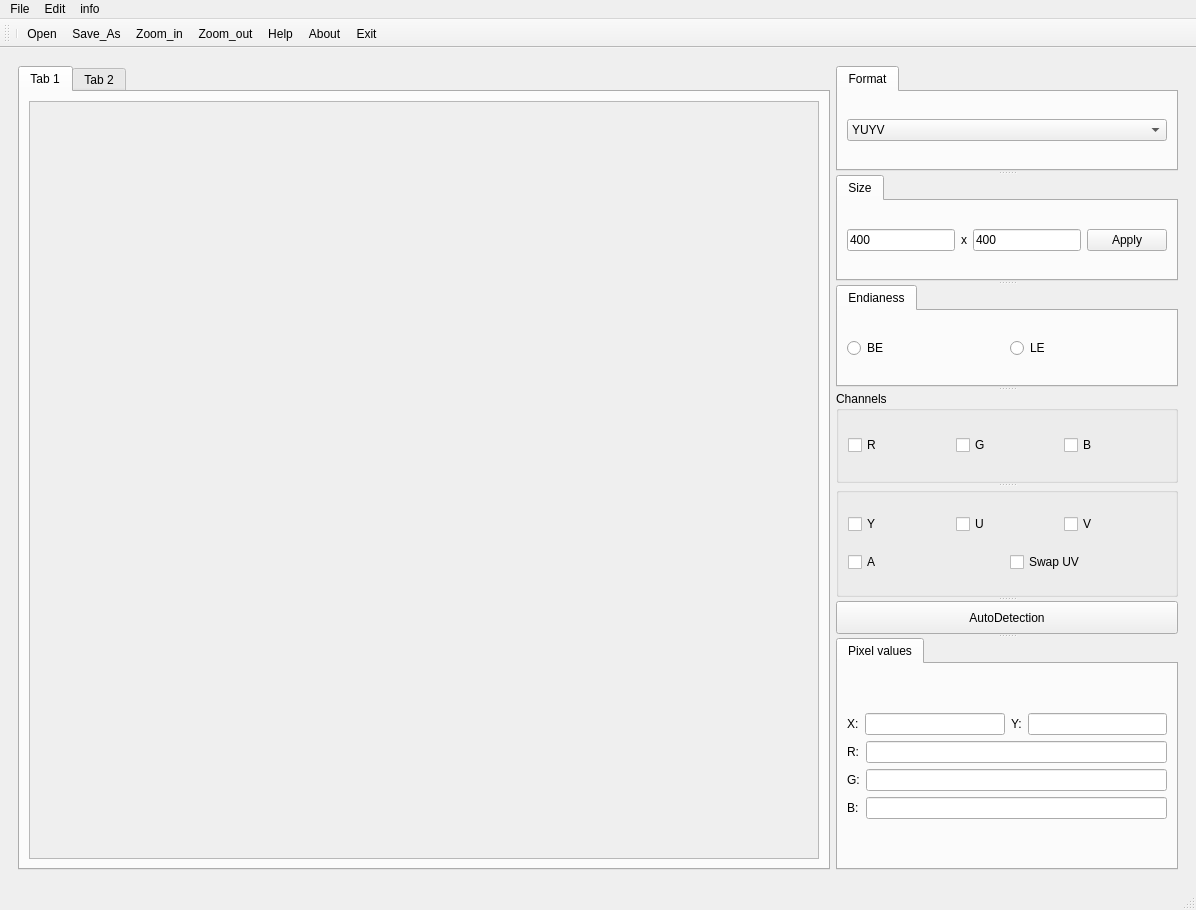
<?xml version="1.0" encoding="UTF-8"?>
<ui version="4.0">
 <class>MainWindow</class>
 <widget class="QMainWindow" name="MainWindow">
  <property name="geometry">
   <rect>
    <x>0</x>
    <y>0</y>
    <width>1196</width>
    <height>910</height>
   </rect>
  </property>
  <property name="windowTitle">
   <string>MainWindow</string>
  </property>
  <property name="styleSheet">
   <string notr="true"/>
  </property>
  <widget class="QWidget" name="centralwidget">
   <layout class="QGridLayout" name="gridLayout_4">
    <item row="0" column="0">
     <widget class="QWidget" name="widget" native="true">
      <layout class="QGridLayout" name="gridLayout_6">
       <item row="0" column="1">
        <widget class="QSplitter" name="splitter">
         <property name="orientation">
          <enum>Qt::Vertical</enum>
         </property>
         <widget class="QTabWidget" name="tabWidget_4">
          <property name="styleSheet">
           <string notr="true"/>
          </property>
          <property name="currentIndex">
           <number>0</number>
          </property>
          <widget class="QWidget" name="tab_3">
           <property name="styleSheet">
            <string notr="true"/>
           </property>
           <attribute name="title">
            <string>Format</string>
           </attribute>
           <layout class="QVBoxLayout" name="verticalLayout_2">
            <item>
             <widget class="QComboBox" name="comb_format">
              <property name="currentIndex">
               <number>0</number>
              </property>
              <item>
               <property name="text">
                <string>YUYV</string>
               </property>
              </item>
              <item>
               <property name="text">
                <string>UYVY</string>
               </property>
              </item>
              <item>
               <property name="text">
                <string>YVYU</string>
               </property>
              </item>
              <item>
               <property name="text">
                <string>VYUY</string>
               </property>
              </item>
              <item>
               <property name="text">
                <string>BGR3</string>
               </property>
              </item>
              <item>
               <property name="text">
                <string>RGB3</string>
               </property>
              </item>
              <item>
               <property name="text">
                <string>XR24</string>
               </property>
              </item>
              <item>
               <property name="text">
                <string>RGBP</string>
               </property>
              </item>
             </widget>
            </item>
           </layout>
          </widget>
         </widget>
         <widget class="QTabWidget" name="tabWidget_3">
          <property name="currentIndex">
           <number>0</number>
          </property>
          <widget class="QWidget" name="tab_2">
           <attribute name="title">
            <string>Size</string>
           </attribute>
           <layout class="QVBoxLayout" name="verticalLayout_5">
            <item>
             <layout class="QHBoxLayout" name="horizontalLayout_7">
              <item>
               <layout class="QHBoxLayout" name="horizontalLayout_2">
                <item>
                 <widget class="QLineEdit" name="LineEdit_width">
                  <property name="text">
                   <string>400</string>
                  </property>
                 </widget>
                </item>
                <item>
                 <widget class="QLabel" name="label">
                  <property name="text">
                   <string>x</string>
                  </property>
                 </widget>
                </item>
                <item>
                 <widget class="QLineEdit" name="LineEdit_height">
                  <property name="text">
                   <string>400</string>
                  </property>
                 </widget>
                </item>
               </layout>
              </item>
              <item>
               <widget class="QPushButton" name="apply_button">
                <property name="text">
                 <string>Apply</string>
                </property>
               </widget>
              </item>
             </layout>
            </item>
           </layout>
          </widget>
         </widget>
         <widget class="QTabWidget" name="tabWidget">
          <property name="currentIndex">
           <number>0</number>
          </property>
          <widget class="QWidget" name="tab">
           <attribute name="title">
            <string>Endianess</string>
           </attribute>
           <layout class="QVBoxLayout" name="verticalLayout_4">
            <item>
             <layout class="QHBoxLayout" name="horizontalLayout">
              <item>
               <widget class="QRadioButton" name="radiobutton_be">
                <property name="text">
                 <string>BE</string>
                </property>
               </widget>
              </item>
              <item>
               <widget class="QRadioButton" name="radiobutton_le">
                <property name="text">
                 <string>LE</string>
                </property>
               </widget>
              </item>
             </layout>
            </item>
           </layout>
          </widget>
         </widget>
         <widget class="QGroupBox" name="group_rgb">
          <property name="title">
           <string>Channels</string>
          </property>
          <layout class="QVBoxLayout" name="verticalLayout_6">
           <item>
            <layout class="QHBoxLayout" name="horizontalLayout_4">
             <item>
              <widget class="QCheckBox" name="checkbox_r">
               <property name="text">
                <string>R</string>
               </property>
              </widget>
             </item>
             <item>
              <widget class="QCheckBox" name="checkbox_g">
               <property name="text">
                <string>G</string>
               </property>
              </widget>
             </item>
             <item>
              <widget class="QCheckBox" name="checkbox_b">
               <property name="text">
                <string>B</string>
               </property>
              </widget>
             </item>
            </layout>
           </item>
          </layout>
         </widget>
         <widget class="QGroupBox" name="group_yuv">
          <property name="title">
           <string/>
          </property>
          <layout class="QVBoxLayout" name="verticalLayout_3">
           <item>
            <layout class="QHBoxLayout" name="horizontalLayout_6">
             <item>
              <widget class="QCheckBox" name="checkbox_y">
               <property name="text">
                <string>Y</string>
               </property>
               <property name="checked">
                <bool>false</bool>
               </property>
               <property name="tristate">
                <bool>true</bool>
               </property>
              </widget>
             </item>
             <item>
              <widget class="QCheckBox" name="checkbox_u">
               <property name="text">
                <string>U</string>
               </property>
               <property name="checked">
                <bool>false</bool>
               </property>
              </widget>
             </item>
             <item>
              <widget class="QCheckBox" name="checkbox_v">
               <property name="text">
                <string>V</string>
               </property>
               <property name="checked">
                <bool>false</bool>
               </property>
              </widget>
             </item>
            </layout>
           </item>
           <item>
            <layout class="QHBoxLayout" name="horizontalLayout_5">
             <item>
              <widget class="QCheckBox" name="checkbox__a_yuv">
               <property name="text">
                <string>A</string>
               </property>
              </widget>
             </item>
             <item>
              <widget class="QCheckBox" name="checkbox_swap">
               <property name="text">
                <string>Swap UV</string>
               </property>
              </widget>
             </item>
            </layout>
           </item>
          </layout>
         </widget>
         <widget class="QPushButton" name="pushbutton_autodetection">
          <property name="text">
           <string>AutoDetection</string>
          </property>
         </widget>
         <widget class="QTabWidget" name="tabWidget_2">
          <property name="currentIndex">
           <number>0</number>
          </property>
          <widget class="QWidget" name="tab_PValues">
           <attribute name="title">
            <string>Pixel values</string>
           </attribute>
           <layout class="QGridLayout" name="gridLayout_2">
            <item row="0" column="0">
             <layout class="QVBoxLayout" name="verticalLayout">
              <item>
               <layout class="QHBoxLayout" name="horizontalLayout_3">
                <item>
                 <widget class="QLabel" name="txt_PixelValue_X">
                  <property name="text">
                   <string>X:</string>
                  </property>
                 </widget>
                </item>
                <item>
                 <widget class="QLineEdit" name="UserInput_PixelValue_X"/>
                </item>
                <item>
                 <widget class="QLabel" name="txt_PixelValue_Y">
                  <property name="text">
                   <string>Y:</string>
                  </property>
                 </widget>
                </item>
                <item>
                 <widget class="QLineEdit" name="UserInput_PixelValue_Y"/>
                </item>
               </layout>
              </item>
              <item>
               <layout class="QGridLayout" name="gridLayout_5">
                <item row="2" column="1">
                 <widget class="QLineEdit" name="UserInput_PixelValue_B"/>
                </item>
                <item row="1" column="0">
                 <widget class="QLabel" name="txt_PixelValue_G">
                  <property name="text">
                   <string>G:</string>
                  </property>
                 </widget>
                </item>
                <item row="0" column="0">
                 <widget class="QLabel" name="txt_PixelValue_R">
                  <property name="text">
                   <string>R:</string>
                  </property>
                 </widget>
                </item>
                <item row="1" column="1">
                 <widget class="QLineEdit" name="UserInput_PixelValue_G"/>
                </item>
                <item row="0" column="1">
                 <widget class="QLineEdit" name="UserInput_PixelValue_R"/>
                </item>
                <item row="2" column="0">
                 <widget class="QLabel" name="txt_PixelValue_B">
                  <property name="text">
                   <string>B:</string>
                  </property>
                 </widget>
                </item>
               </layout>
              </item>
             </layout>
            </item>
           </layout>
          </widget>
         </widget>
        </widget>
       </item>
       <item row="0" column="0">
        <widget class="QTabWidget" name="tabWidget_5">
         <property name="currentIndex">
          <number>0</number>
         </property>
         <widget class="QWidget" name="tab_4">
          <attribute name="title">
           <string>Tab 1</string>
          </attribute>
          <layout class="QGridLayout" name="gridLayout_3">
           <item row="0" column="0">
            <widget class="QScrollArea" name="scrollArea_2">
             <property name="widgetResizable">
              <bool>true</bool>
             </property>
             <widget class="QWidget" name="scrollAreaWidgetContents_2">
              <property name="geometry">
               <rect>
                <x>0</x>
                <y>0</y>
                <width>700</width>
                <height>734</height>
               </rect>
              </property>
              <layout class="QGridLayout" name="gridLayout_7">
               <item row="0" column="0">
                <widget class="QLabel" name="label_img">
                 <property name="text">
                  <string/>
                 </property>
                </widget>
               </item>
              </layout>
             </widget>
            </widget>
           </item>
          </layout>
         </widget>
         <widget class="QWidget" name="tab_5">
          <attribute name="title">
           <string>Tab 2</string>
          </attribute>
         </widget>
        </widget>
       </item>
      </layout>
     </widget>
    </item>
   </layout>
  </widget>
  <widget class="QMenuBar" name="menubar">
   <property name="geometry">
    <rect>
     <x>0</x>
     <y>0</y>
     <width>1196</width>
     <height>25</height>
    </rect>
   </property>
   <widget class="QMenu" name="menuFile">
    <property name="title">
     <string>File</string>
    </property>
    <addaction name="actionOpen"/>
    <addaction name="actionSave_As"/>
    <addaction name="actionExit"/>
   </widget>
   <widget class="QMenu" name="menuEdit">
    <property name="title">
     <string>Edit</string>
    </property>
    <addaction name="actionZoom_in"/>
    <addaction name="actionZoom_out"/>
   </widget>
   <widget class="QMenu" name="menuImages">
    <property name="title">
     <string>info</string>
    </property>
    <addaction name="actionHelp"/>
    <addaction name="actionAbout"/>
   </widget>
   <addaction name="menuFile"/>
   <addaction name="menuEdit"/>
   <addaction name="menuImages"/>
  </widget>
  <widget class="QStatusBar" name="statusbar"/>
  <widget class="QToolBar" name="toolBar">
   <property name="windowTitle">
    <string>toolBar</string>
   </property>
   <attribute name="toolBarArea">
    <enum>TopToolBarArea</enum>
   </attribute>
   <attribute name="toolBarBreak">
    <bool>false</bool>
   </attribute>
   <addaction name="separator"/>
   <addaction name="actionOpen"/>
   <addaction name="actionSave_As"/>
   <addaction name="actionZoom_in"/>
   <addaction name="actionZoom_out"/>
   <addaction name="actionHelp"/>
   <addaction name="actionAbout"/>
   <addaction name="actionExit"/>
  </widget>
  <action name="actionOpen">
   <property name="icon">
    <iconset resource="icon/open.qrc">
     <normaloff>:/open/open.qrc</normaloff>
     <normalon>:/open/open.png</normalon>
     <activeoff>:/open/open.png</activeoff>
     <activeon>:/open/open.png</activeon>
     <selectedoff>:/open/open.png</selectedoff>
     <selectedon>:/open/open.png</selectedon>:/open/open.qrc</iconset>
   </property>
   <property name="text">
    <string>Open</string>
   </property>
   <property name="shortcut">
    <string>Ctrl+O</string>
   </property>
  </action>
  <action name="actionSave_As">
   <property name="icon">
    <iconset resource="icon/save.qrc">
     <normaloff>:/save/save.png</normaloff>:/save/save.png</iconset>
   </property>
   <property name="text">
    <string>Save_As</string>
   </property>
   <property name="shortcut">
    <string>Ctrl+S</string>
   </property>
  </action>
  <action name="actionExit">
   <property name="icon">
    <iconset resource="icon/exit.qrc">
     <normaloff>:/exit/exit.png</normaloff>:/exit/exit.png</iconset>
   </property>
   <property name="text">
    <string>Exit</string>
   </property>
   <property name="shortcut">
    <string>Ctrl+Q</string>
   </property>
  </action>
  <action name="actionZoom_in">
   <property name="icon">
    <iconset resource="icon/zoomin.qrc">
     <normaloff>:/zoomin/zoomin.png</normaloff>:/zoomin/zoomin.png</iconset>
   </property>
   <property name="text">
    <string>Zoom_in</string>
   </property>
   <property name="shortcut">
    <string>Ctrl+=</string>
   </property>
  </action>
  <action name="actionZoom_out">
   <property name="icon">
    <iconset resource="icon/zoomout.qrc">
     <normaloff>:/zoomout/zoomout.png</normaloff>:/zoomout/zoomout.png</iconset>
   </property>
   <property name="text">
    <string>Zoom_out</string>
   </property>
   <property name="shortcut">
    <string>Ctrl+-</string>
   </property>
  </action>
  <action name="actionHelp">
   <property name="icon">
    <iconset resource="icon/help.qrc">
     <normaloff>:/help/help.png</normaloff>:/help/help.png</iconset>
   </property>
   <property name="text">
    <string>Help</string>
   </property>
   <property name="shortcut">
    <string>Ctrl+H</string>
   </property>
  </action>
  <action name="actionAbout">
   <property name="icon">
    <iconset resource="icon/about.qrc">
     <normaloff>:/about/about.png</normaloff>:/about/about.png</iconset>
   </property>
   <property name="text">
    <string>About</string>
   </property>
   <property name="shortcut">
    <string>Ctrl+A</string>
   </property>
  </action>
 </widget>
 <resources>
  <include location="icon/about.qrc"/>
  <include location="icon/exit.qrc"/>
  <include location="icon/help.qrc"/>
  <include location="icon/open.qrc"/>
  <include location="icon/save.qrc"/>
  <include location="icon/zoomin.qrc"/>
  <include location="icon/zoomout.qrc"/>
 </resources>
 <connections/>
</ui>
